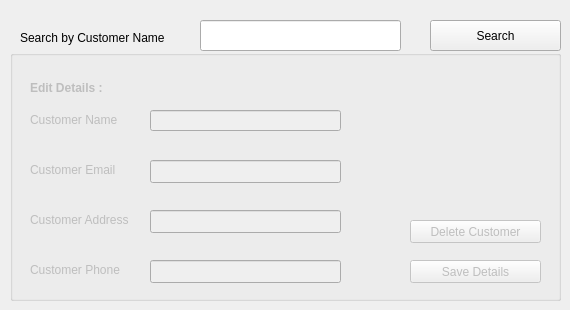
      <widget class="QWidget" name="tab_25">
       <attribute name="title">
        <string>Edit or Delete Customer</string>
       </attribute>
       <widget class="QLabel" name="label_70">
        <property name="geometry">
         <rect>
          <x>20</x>
          <y>30</y>
          <width>191</width>
          <height>16</height>
         </rect>
        </property>
        <property name="text">
         <string>Search by Customer Name</string>
        </property>
       </widget>
       <widget class="QLineEdit" name="lineEdit_47">
        <property name="geometry">
         <rect>
          <x>200</x>
          <y>20</y>
          <width>201</width>
          <height>31</height>
         </rect>
        </property>
       </widget>
       <widget class="QPushButton" name="pushButton_34">
        <property name="geometry">
         <rect>
          <x>430</x>
          <y>20</y>
          <width>131</width>
          <height>31</height>
         </rect>
        </property>
        <property name="text">
         <string>Search</string>
        </property>
       </widget>
       <widget class="QGroupBox" name="groupBox_8">
        <property name="enabled">
         <bool>false</bool>
        </property>
        <property name="geometry">
         <rect>
          <x>10</x>
          <y>50</y>
          <width>551</width>
          <height>251</height>
         </rect>
        </property>
        <property name="title">
         <string/>
        </property>
        <widget class="QLabel" name="label_68">
         <property name="geometry">
          <rect>
           <x>20</x>
           <y>160</y>
           <width>111</width>
           <height>20</height>
          </rect>
         </property>
         <property name="text">
          <string>Customer Address</string>
         </property>
        </widget>
        <widget class="QLineEdit" name="lineEdit_49">
         <property name="geometry">
          <rect>
           <x>140</x>
           <y>60</y>
           <width>191</width>
           <height>21</height>
          </rect>
         </property>
        </widget>
        <widget class="QLabel" name="label_69">
         <property name="geometry">
          <rect>
           <x>20</x>
           <y>60</y>
           <width>121</width>
           <height>20</height>
          </rect>
         </property>
         <property name="text">
          <string>Customer Name </string>
         </property>
        </widget>
        <widget class="QLabel" name="label_71">
         <property name="geometry">
          <rect>
           <x>20</x>
           <y>210</y>
           <width>111</width>
           <height>20</height>
          </rect>
         </property>
         <property name="text">
          <string>Customer Phone</string>
         </property>
        </widget>
        <widget class="QPushButton" name="pushButton_35">
         <property name="geometry">
          <rect>
           <x>400</x>
           <y>210</y>
           <width>131</width>
           <height>23</height>
          </rect>
         </property>
         <property name="text">
          <string>Save Details</string>
         </property>
        </widget>
        <widget class="QLabel" name="label_67">
         <property name="geometry">
          <rect>
           <x>20</x>
           <y>110</y>
           <width>111</width>
           <height>20</height>
          </rect>
         </property>
         <property name="text">
          <string>Customer Email</string>
         </property>
        </widget>
        <widget class="QLineEdit" name="lineEdit_48">
         <property name="geometry">
          <rect>
           <x>140</x>
           <y>160</y>
           <width>191</width>
           <height>23</height>
          </rect>
         </property>
        </widget>
        <widget class="QLineEdit" name="lineEdit_51">
         <property name="geometry">
          <rect>
           <x>140</x>
           <y>210</y>
           <width>191</width>
           <height>23</height>
          </rect>
         </property>
        </widget>
        <widget class="QLabel" name="label_72">
         <property name="geometry">
          <rect>
           <x>20</x>
           <y>30</y>
           <width>101</width>
           <height>16</height>
          </rect>
         </property>
         <property name="font">
          <font>
           <weight>75</weight>
           <bold>true</bold>
          </font>
         </property>
         <property name="text">
          <string>Edit Details :</string>
         </property>
        </widget>
        <widget class="QLineEdit" name="lineEdit_46">
         <property name="geometry">
          <rect>
           <x>140</x>
           <y>110</y>
           <width>191</width>
           <height>23</height>
          </rect>
         </property>
        </widget>
        <widget class="QPushButton" name="pushButton_36">
         <property name="geometry">
          <rect>
           <x>400</x>
           <y>170</y>
           <width>131</width>
           <height>23</height>
          </rect>
         </property>
         <property name="autoFillBackground">
          <bool>false</bool>
         </property>
         <property name="text">
          <string>Delete Customer</string>
         </property>
        </widget>
       </widget>
      </widget>
